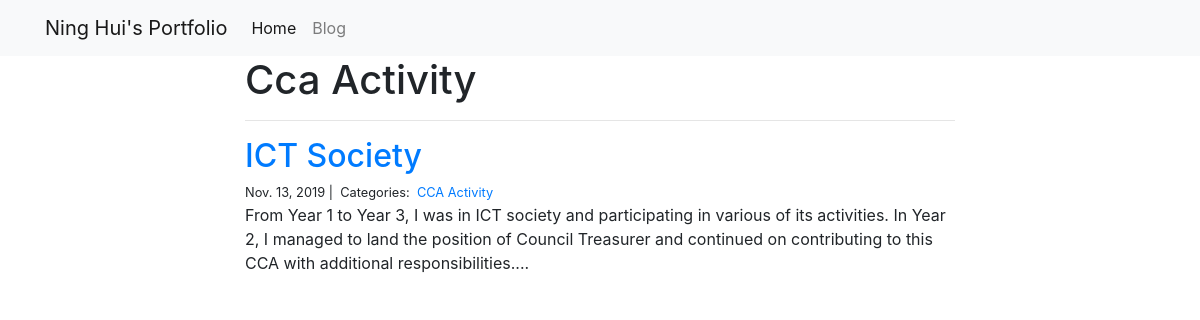
/blog/CCA Activity/, run on an earlier commit of the app's database.
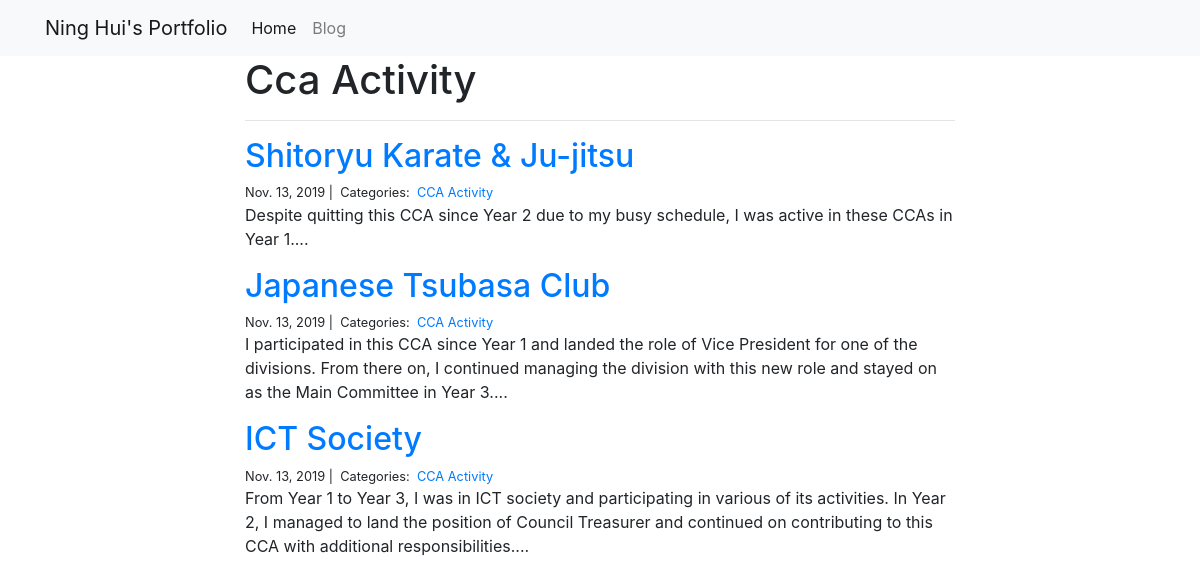
And on a later commit of the database.
### blog/models.py (models this page shows)
class Post(models.Model):
    title = models.CharField(max_length=255)
    body = models.TextField()
    created_on = models.DateTimeField(auto_now_add=True)
    last_modified = models.DateTimeField(auto_now=True)
    categories = models.ManyToManyField("Category", related_name="posts")

class Category(models.Model):
    name = models.CharField(max_length=20)

### blog/views.py (the view)
# urls.py: path("<category>/", views.blog_category, name="blog_category"),
def blog_category(request, category):
    posts = Post.objects.filter(categories__name__contains=category).order_by(
        "-created_on"
    )
    context = {"category": category, "posts": posts}
    return render(request, "blog_category.html", context)

### blog/templates/blog_category.html (shortened to what this page needs)
{% extends "base.html" %}
{% block page_content %}
<head>
</head>
<div class="col-md-8 offset-md-2">
    <h1>{{ category | title }}</h1>
    <hr>
    {% for post in posts %}
        <h2><a href="{% url 'blog_detail' post.pk%}">{{ post.title }}</a></h2>
        <small>
            {{ post.created_on.date }} |&nbsp;
            Categories:&nbsp;
            {% for category in post.categories.all %}
            <a href="{% url 'blog_category' category.name %}">
                {{ category.name }}
            </a>&nbsp;
            {% endfor %}
        </small>
        <p>{{ post.body | slice:":400" }}...</p>
    {% endfor %}
</div>
{% endblock %}

What changed in the data, as far as the page shows it:
added Post: title "Shitoryu Karate & Ju-jitsu", created_on "Nov. 13, 2019", body "Despite quitting this CCA since Year 2 due to my busy schedule, I was active in these CCAs in Year 1.", Category (name "CCA Activity")
added Post: title "Japanese Tsubasa Club", created_on "Nov. 13, 2019", body "I participated in this CCA since Year 1 and landed the role of Vice President for one of the divisions. From there on, I continued managing the division with this new role and stayed on as the Main Committee in Year 3.", Category (name "CCA Activity")
